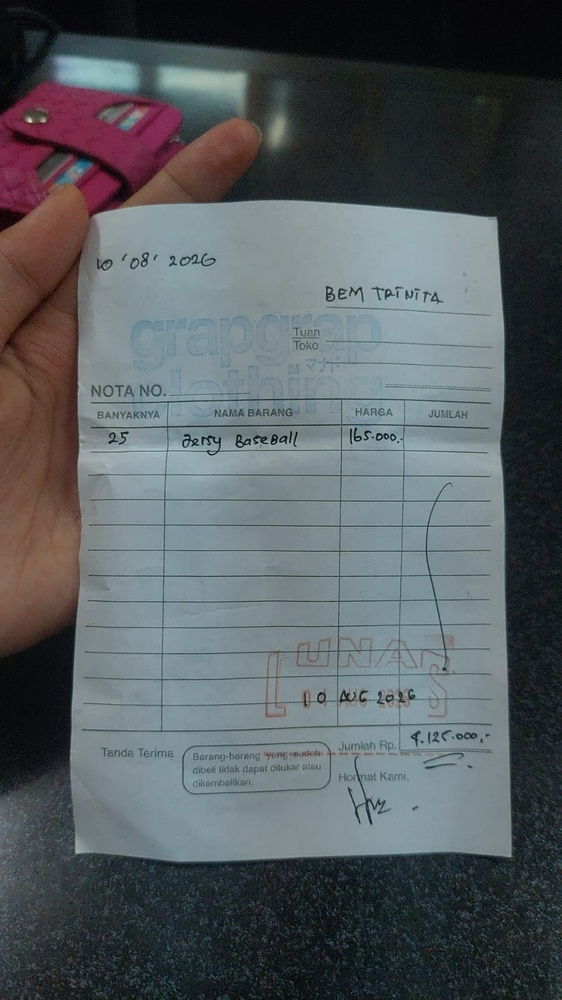
#> input picture tests/fixtures/docintake/nota_tulisan_tangan_20260810.jpg, 562 x 1000 px, shrunk from 899 x 1599 before the run
$ python geo.py ../tests/fixtures/docintake/nota_tulisan_tangan_20260810.jpg
#> lines starting #> are read from the running program, lines starting #| are printed output that depends on the picture; after the words box and inside, x2 and y2 are one past the last pixel; in counts of white or black regions, pixels touching at a corner belong together
"""Geometri halaman faktur: cari RUAS garis, bukan rentang ujung-ke-ujung.

Dua cara sebelumnya sama-sama menipuku:
  1) ujung-kiri..ujung-kanan  -> baris TEKS di dalam tabel terbaca "selebar
     tabel", karena garis tegak kolom gelap di setiap y.
  2) syarat kesinambungan pada rentang itu -> garis kotak yang KEBETULAN
     sebaris dengan teks blok bank ditolak, padahal garisnya ada.
Yang benar: cari deretan piksel gelap BERSAMBUNG (ruas) dan laporkan yang
panjangnya >= panjang_min. Teks tak pernah membentuk ruas sepanjang itu.
"""
import numpy as np
from PIL import Image


def muat(p, lebar_mm=210.0):
#> called with lebar_mm = 210
    im = Image.open(p)
#> im is the input picture: PIL image 562x1000 RGB; mean R, G, B 86.4, 92.5, 96.2
    if im.mode in ("RGBA", "LA", "P"):
        im = im.convert("RGBA")
        im = Image.alpha_composite(Image.new("RGBA", im.size, (255,) * 4), im)
    a = np.asarray(im.convert("L"))
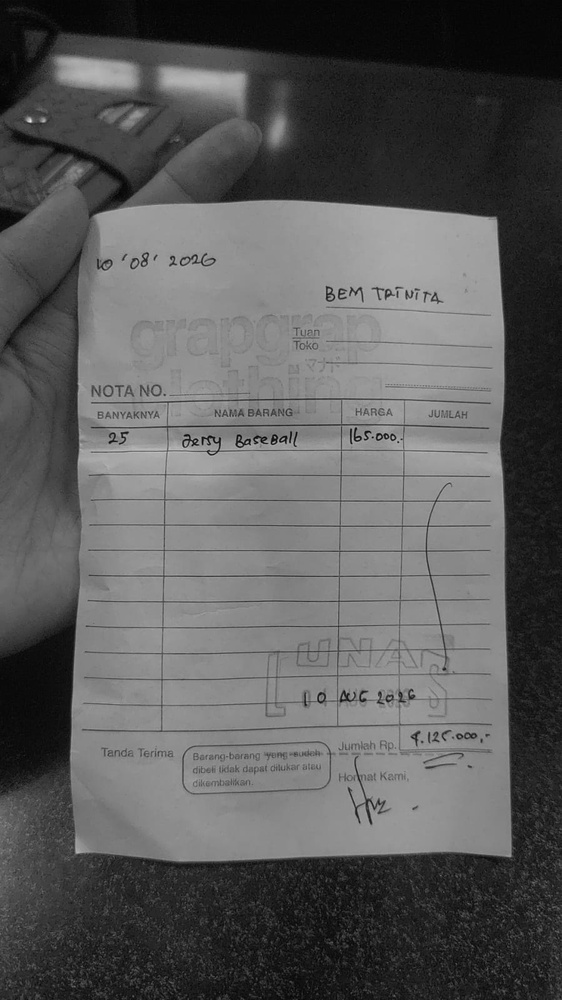
#> a: shape (1000, 562); min 1, max 236, mean 91.1
    return a, a.shape[1] / lebar_mm


def _runs(mask, celah=6):
    """celah=6px (~0.5mm) DISENGAJA.

    Dengan border-collapse: separate tiap sel menggambar bordernya sendiri,
    dan di sambungan antar sel tersisa celah 1-3 piksel. Dengan celah=2 garis
    yang MATA LIHAT sebagai satu garis lurus terpecah jadi potongan pendek
    dan dilaporkan HILANG -- alat ukur yang menuduh cetakan yang benar.
    """
    idx = np.where(mask)[0]
    out, run = [], []
    for i in idx:
        if run and i - run[-1] > celah:
            out.append((run[0], run[-1])); run = []
        run.append(i)
    if run:
        out.append((run[0], run[-1]))
    return out


def garis(a, ppm, arah="h", panjang_min_mm=40.0, tebal_maks_mm=1.2, ambang=200):
    # ambang 200, bukan 140: garis hairline yang jatuh di antara dua piksel
    # terender abu-abu ~90-190. Ambang ketat menjawab "seberapa PEKAT", bukan
    # "di mana" -- dan untuk soal posisi ia melaporkan garis yang jelas ada
    # sebagai HILANG. Kepekatan diperiksa terpisah.
    g = a < ambang
    if arah == "v":
        g = g.T
    pmin = panjang_min_mm * ppm
    kasar = []
    for y in range(g.shape[0]):
        for x0, x1 in _runs(g[y]):
            if x1 - x0 + 1 >= pmin:
                kasar.append((y, x0, x1))
    # gabung baris-baris berdekatan yang ruasnya bertumpang tindih
    hasil = []
    for y, x0, x1 in kasar:
        for h in hasil:
            if y - h[-1] <= max(2, tebal_maks_mm * ppm) and not (x1 < h[1] - 5 or x0 > h[2] + 5):
                h[0].append(y); h[1] = min(h[1], x0); h[2] = max(h[2], x1); h[-1] = y
                break
        else:
            hasil.append([[y], x0, x1, y])
    return [(round(float(np.mean(h[0])) / ppm, 1), round(h[1] / ppm, 1), round(h[2] / ppm, 1)) for h in hasil]


if __name__ == "__main__":
    import sys
    for p in sys.argv[1:]:
        a, ppm = muat(p)
#> ppm = 2.68
        print(f"\n=== {p} ({ppm:.2f}px/mm) ===")
#| === ../tests/fixtures/docintake/nota_tulisan_tangan_20260810.jpg (2.68px/mm) ===
        print("MENDATAR (y, x0, x1):")
        for t in garis(a, ppm, "h"):
#> in garis, `g = a < ambang`:
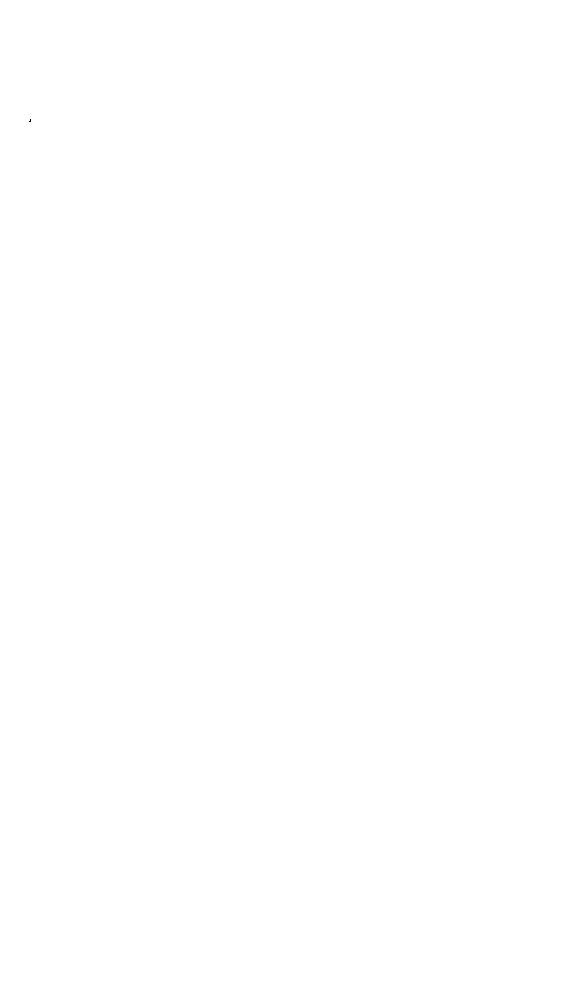
#> g: shape (1000, 562) bool; 100% white; black in thin lines or dots, all inside (x1, y1, x2, y2) = (29, 119, 31, 122)
#> in garis, `pmin = panjang_min_mm * ppm`: pmin = 107
            print(f"   y={t[0]:6}  x {t[1]:6}..{t[2]:6}  panjang {round(t[2]-t[1],1)}")
#> this loop made 1 pass
#|    y= 186.6  x    0.0.. 209.6  panjang 209.6
        print("TEGAK (x, y0, y1):")
        for t in garis(a, ppm, "v", panjang_min_mm=30.0):
#> in garis (call 2), `g = g.T`:
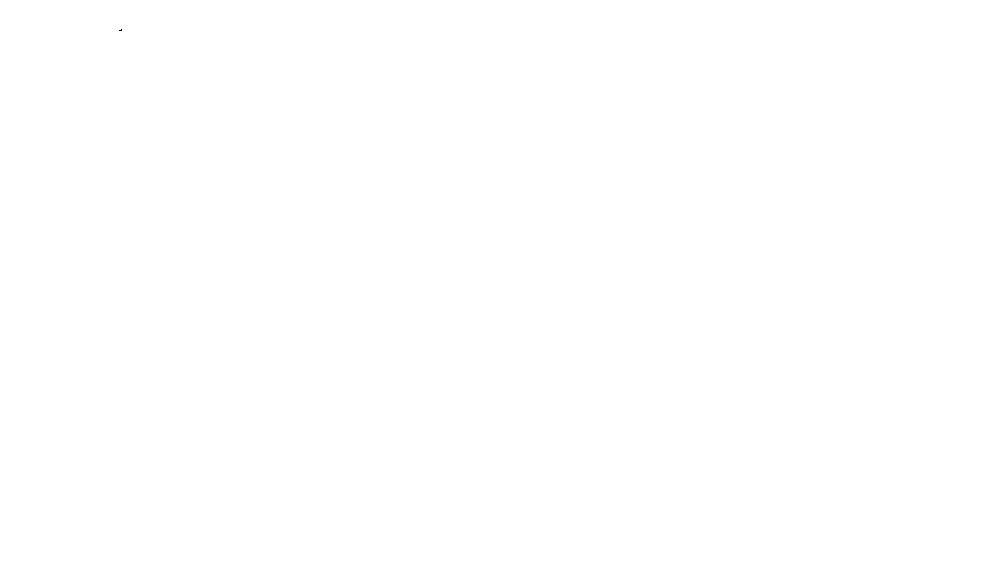
#> g: shape (562, 1000) bool; 100% white; black in thin lines or dots, all inside (x1, y1, x2, y2) = (119, 29, 122, 31)
#> in garis (call 2), `pmin = panjang_min_mm * ppm`: pmin = 80.29
            print(f"   x={t[0]:6}  y {t[1]:6}..{t[2]:6}  panjang {round(t[2]-t[1],1)}")
#> this loop made 1 pass
#|    x= 104.8  y    0.0.. 373.3  panjang 373.3
